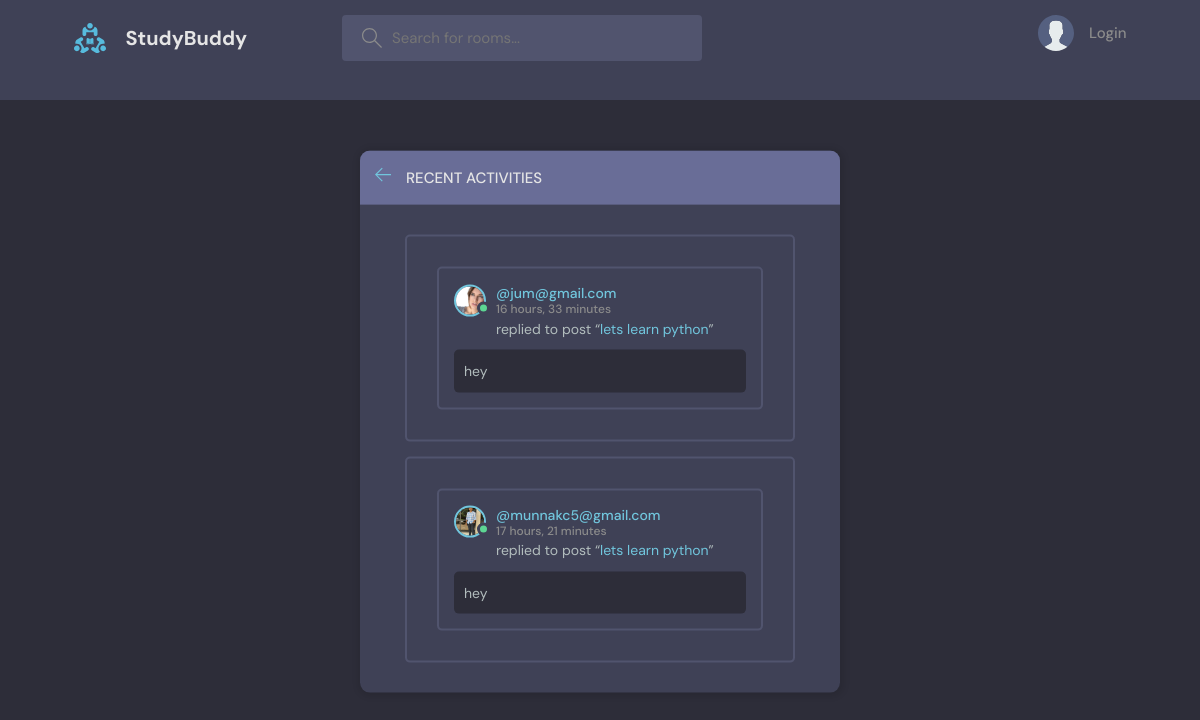
The page /activity/ on the database as committed earlier.
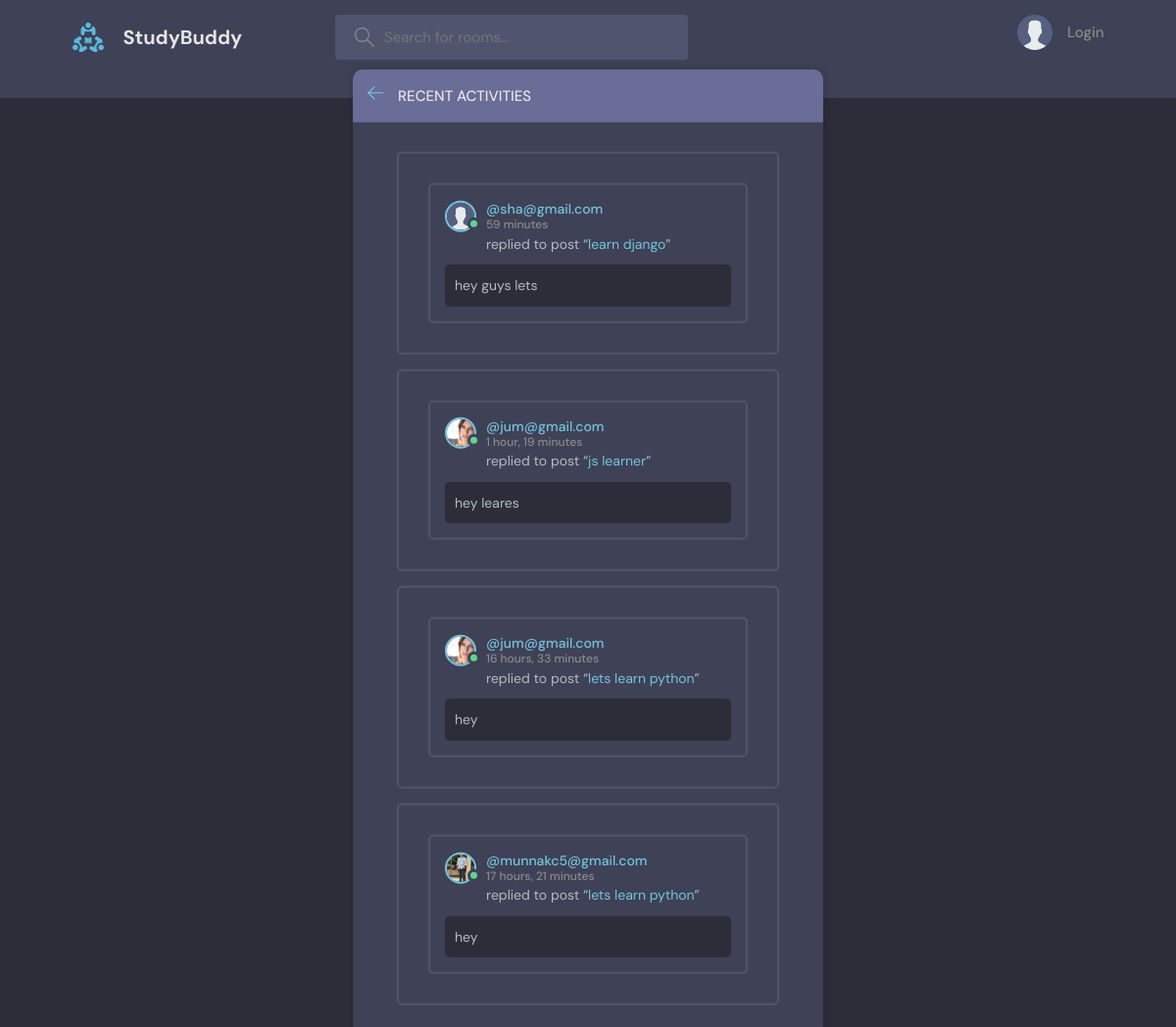
The same page on the database as committed later.
### base/models.py (models this page shows, shortened)
class Messege(models.Model):
    user = models.ForeignKey(User,on_delete=models.CASCADE)
    room = models.ForeignKey(Room,on_delete=models.CASCADE)
    body = models.TextField()
    updated = models.DateTimeField(auto_now=True)
    created = models.DateTimeField(auto_now_add=True)
    class Meta:
        ordering = ['-updated','-created']

class User(AbstractUser):
    name = models.CharField(max_length=200,null=True)
    email = models.EmailField(unique=True,null=True)
    bio = models.TextField(null=True)
    avatar = models.ImageField(null=True,default="avatar.svg")
    USERNAME_FIELD = 'email'
    REQUIRED_FIELDS = []

class Room(models.Model):
    host= models.ForeignKey(User,on_delete=models.SET_NULL,null=True)
    topic = models.ForeignKey(Topic,on_delete=models.SET_NULL,null=True)
    name = models.CharField(max_length=200)
    description = models.TextField(null=True,blank=True)
    participents = models.ManyToManyField(User,related_name='participents',blank=True)
    updated = models.DateTimeField(auto_now=True)
    created = models.DateTimeField(auto_now_add=True)
    class Meta:
        ordering = ['-updated','-created']

### base/views.py (the view)
# urls.py: path('activity/',views.activitiesPage,name="activity"),
def activitiesPage(request):
    room_messeges = Messege.objects.all()
    context={
        'room_messeges':room_messeges
        }
    return render(request,'base/activity.html',context)

### base/templates/base/activity.html (shortened to what this page needs)
{% extends 'main.html'%}
    {% block content %}
    <main class="layout">
      <div class="container">
        <div class="layout__box">
          <div class="layout__boxHeader">
            <div class="layout__boxTitle">
              <a href="{url 'home'}">
                <svg version="1.1" xmlns="http://www.w3.org/2000/svg" width="32" height="32" viewBox="0 0 32 32">
                  <title>arrow-left</title>
                  <path
                    d="M13.723 2.286l-13.723 13.714 13.719 13.714 1.616-1.611-10.96-10.96h27.625v-2.286h-27.625l10.965-10.965-1.616-1.607z"
                  ></path>
                </svg>
              </a>
              <h3>Recent Activities</h3>
            </div>
          </div>
          <div class="activities-page layout__body">
            {% for messege in room_messeges %}
            <div class="activities__box">
            <div class="activities__box">
              <div class="activities__boxHeader roomListRoom__header">
                <a href="profile.html" class="roomListRoom__author">
                  <div class="avatar avatar--small active">
                    <img src="{{messege.user.avatar.url}}" />
                  </div>
                  <p>
                    @{{messege.user}}
                    <span>{{messege.created|timesince}}</span>
                  </p>
                </a>
              </div>
              <div class="activities__boxContent">
                <p>replied to post “<a href="{% url 'room' messege.room.id %}">{{messege.room.name}}</a>”</p>
                <div class="activities__boxRoomContent">
                  {{messege.body}}
                </div>
              </div>
            </div>
          </div>
          {% endfor%}
          </div>
        </div>
      </div>
    </main>
    {% endblock %}

Rows that differ between the two databases and show on the page:
added Messege: user.avatar (placeholder picture), user "sha@gmail.com", created "59 minutes", room.name "learn django", body "hey guys lets"
added Messege: user.avatar (picture), user "jum@gmail.com", created "1 hour, 19 minutes", room.name "js learner", body "hey leares"
